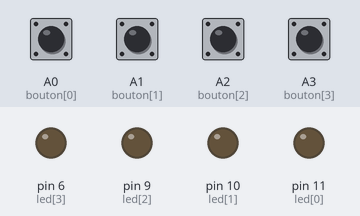
Bench run of a sketch on a simulated Arduino Leonardo, built with avr-gcc and run on an emulated ATmega32U4. On the bench: output pins drawn as LEDs (lit = HIGH). The inputs (shaded band) are chosen by the test bench; at power-on: A0 (bouton[0]), A1 (bouton[1]), A2 (bouton[2]), A3 (bouton[3]) HIGH. USB keyboard and mouse output is not drawn.

Above: at 2.4 s.
2.5 s: A1 (bouton[1]) pulled LOW for 0.15 s
4.3 s: A0 (bouton[0]) pulled LOW for 1 s
At 4.83 s:
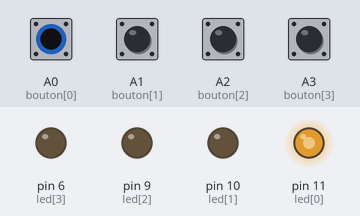
7.3 s: A2 (bouton[2]) pulled LOW for 0.15 s
9.1 s: A3 (bouton[3]) pulled LOW for 1 s
At 9.63 s:
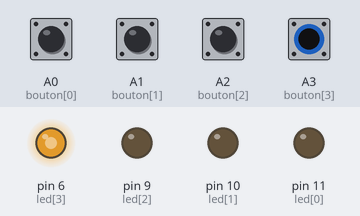
12.1 s: A1 (bouton[1]) pulled LOW for 1 s
At 12.63 s:
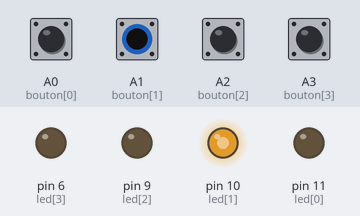
15.1 s: A2 (bouton[2]) pulled LOW for 1 s
At 15.63 s:
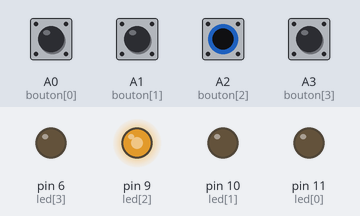
Timing chart, 0 to 18.1 s (numbered marks = the images above; inputs shaded):
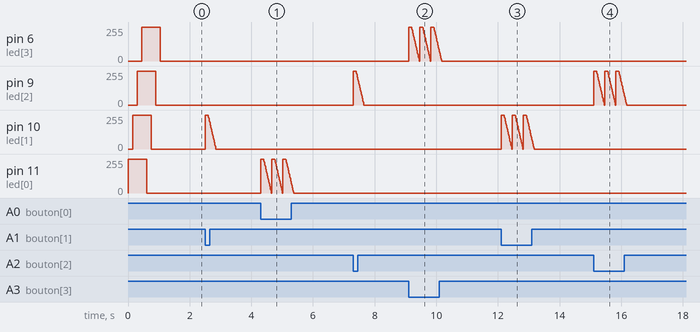

The sketch:

usbmacro.ino
```cpp
#include <Keyboard.h>

int bouton[] = {A0,A1,A2,A3};
int led[]    = {11,10,9,6};

void raccourcis(int val) {
  // pour Win & Linux
  //Keyboard.press(KEY_LEFT_CTRL);
  // pour Mac
  Keyboard.press(KEY_LEFT_GUI);
  switch(val) {
    case 0:
      // "Annuler"
      // attention QWERTY w=z !
      Keyboard.press('w');
      break;
    case 1:
      // "Tout sélectionner"
      // attention QWERTY q=a !
      Keyboard.press('q');
      break;
    case 2:
      // "Copier"
      Keyboard.press('c');
      break;
    case 3:
      // "Coller"
      Keyboard.press('v');
  }
  delay(100);
  Keyboard.releaseAll();
}

// juste pour faire beau
void animation() {
  for(int i=0; i<4; i++) {
    digitalWrite(led[i], HIGH);
    delay(150);
  }
  for(int i=0; i<4; i++) {
    digitalWrite(led[i], LOW);
    delay(150);
  }
}

void setup() {
  // les leds en sorties
  for (int i=0; i<4; i++) {
    pinMode(led[i], OUTPUT);
  }

  // les bouton en entrées
  for (int i=0; i<4; i++) {
    pinMode(bouton[i], INPUT_PULLUP);
  }

  Keyboard.begin();

  animation();
}

void loop() {
  // on scanne les boutons
  for (int i=0; i<4; i++) {
    if(!digitalRead(bouton[i])) {
      // led allumée
      digitalWrite(led[i], HIGH);
      // envoi du raccourcis
      raccourcis(i);
      // on éteint doucement la led
      // tout en gérant les rebonds
      for(int j=250; j>=0; j=j-10) {
        analogWrite(led[i],j);
        delay(10);
      }
    }
  }
}
```

Measured:
- after the input at 4.3 s, pin 11 (led[0]): ramps from 255/255 to 0/255 and jumps back, once every 0.36 s
- after the input at 9.1 s, pin 6 (led[3]): ramps from 255/255 to 0/255 and jumps back, once every 0.36 s
- after the input at 12.1 s, pin 10 (led[1]): ramps from 255/255 to 0/255 and jumps back, once every 0.36 s
- after the input at 15.1 s, pin 9 (led[2]): ramps from 255/255 to 0/255 and jumps back, once every 0.36 s
